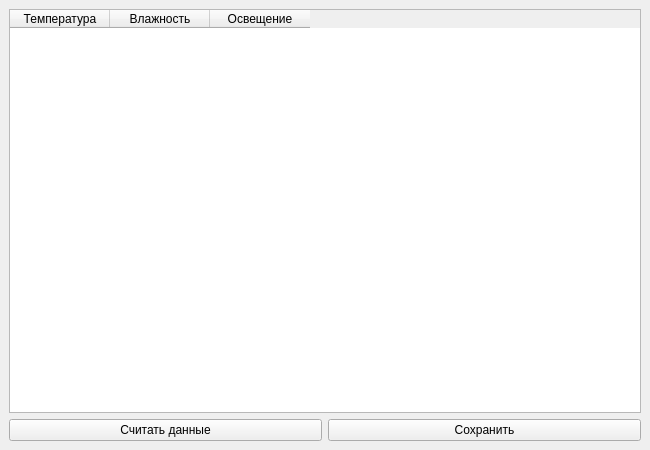
<?xml version="1.0" encoding="UTF-8"?>
<ui version="4.0">
 <class>TableWindow</class>
 <widget class="QMainWindow" name="TableWindow">
  <property name="geometry">
   <rect><x>0</x><y>0</y><width>650</width><height>450</height></rect>
  </property>
  <property name="windowTitle">
   <string>Таблица данных</string>
  </property>
  <widget class="QWidget" name="centralwidget">
   <layout class="QVBoxLayout" name="verticalLayout">
    <item>
     <widget class="QTableWidget" name="table">
      <property name="columnCount"><number>3</number></property>
      <property name="rowCount"><number>0</number></property>
      <column><property name="text"><string>Температура</string></property></column>
      <column><property name="text"><string>Влажность</string></property></column>
      <column><property name="text"><string>Освещение</string></property></column>
     </widget>
    </item>
    <item>
     <layout class="QHBoxLayout" name="horizontalLayout">
      <item>
       <widget class="QPushButton" name="read_button">
        <property name="text"><string>Считать данные</string></property>
       </widget>
      </item>
      <item>
       <widget class="QPushButton" name="save_button">
        <property name="text"><string>Сохранить</string></property>
       </widget>
      </item>
     </layout>
    </item>
   </layout>
  </widget>
 </widget>
 <resources/>
 <connections/>
</ui>
